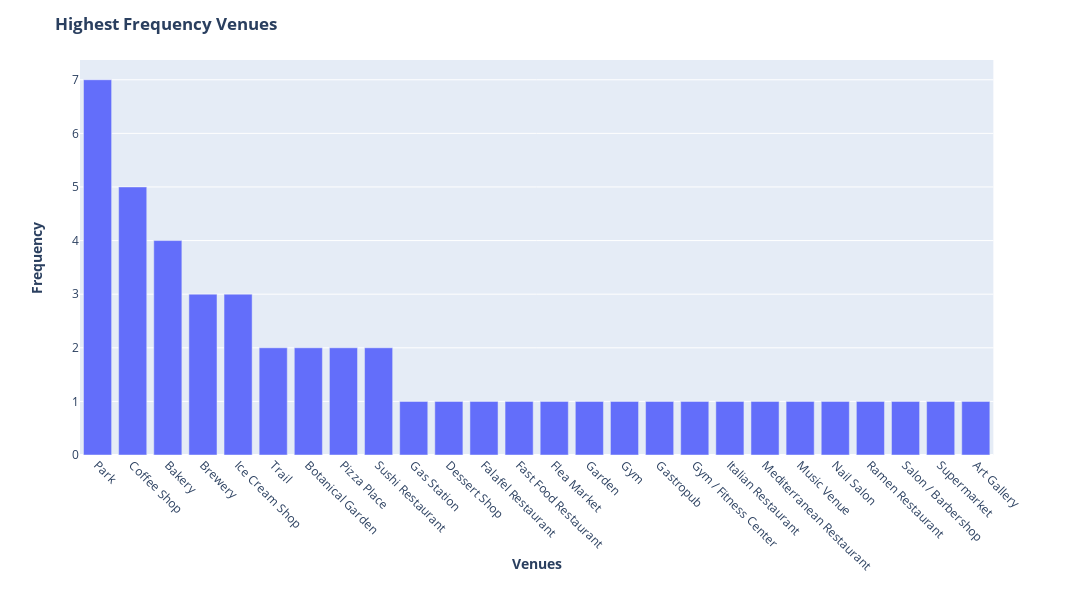

Notebook code cell kept with this figure:
### Code cell
top_ten_grouped = top_ten_venues.groupby('Venues')['Freq'].sum().sort_values(ascending = False).reset_index()
fig = px.bar(top_ten_grouped, x = 'Venues', y = 'Freq')

fig.update_layout(title = '<b>Highest Frequency Venues</b>', width = 1200)
fig.update_xaxes(title = '<b>Venues</b>',tickangle = 45)
fig.update_yaxes(title = '<b>Frequency</b>')

fig.show()

### Figure 1 — Plotly figure (JSON) as saved in the notebook; plotly's stock layout.template omitted (floating-point values rounded to 4 significant figures)
{"data": [{"alignmentgroup": "True", "hoverlabel": {"namelength": 0}, "hovertemplate": "Venues=%{x}<br>Freq=%{y}", "legendgroup": "", "marker": {"color": "#636efa"}, "name": "", "offsetgroup": "", "orientation": "v", "showlegend": false, "textposition": "auto", "type": "bar", "x": ["Park", "Coffee Shop", "Bakery", "Brewery", "Ice Cream Shop", "Trail", "Botanical Garden", "Pizza Place", "Sushi Restaurant", "Gas Station", "Dessert Shop", "Falafel Restaurant", "Fast Food Restaurant", "Flea Market", "Garden", "Gym", "Gastropub", "Gym / Fitness Center", "Italian Restaurant", "Mediterranean Restaurant", "Music Venue", "Nail Salon", "Ramen Restaurant", "Salon / Barbershop", "Supermarket", "Art Gallery"], "xaxis": "x", "y": [7, 5, 4, 3, 3, 2, 2, 2, 2, 1, 1, 1, 1, 1, 1, 1, 1, 1, 1, 1, 1, 1, 1, 1, 1, 1], "yaxis": "y"}], "layout": {"barmode": "relative", "height": 600, "legend": {"tracegroupgap": 0}, "margin": {"t": 60}, "title": {"text": "<b>Highest Frequency Venues</b>"}, "width": 1200, "xaxis": {"anchor": "y", "domain": [0, 0.98], "tickangle": 45, "title": {"text": "<b>Venues</b>"}}, "yaxis": {"anchor": "x", "domain": [0, 1], "title": {"text": "<b>Frequency</b>"}}}}
